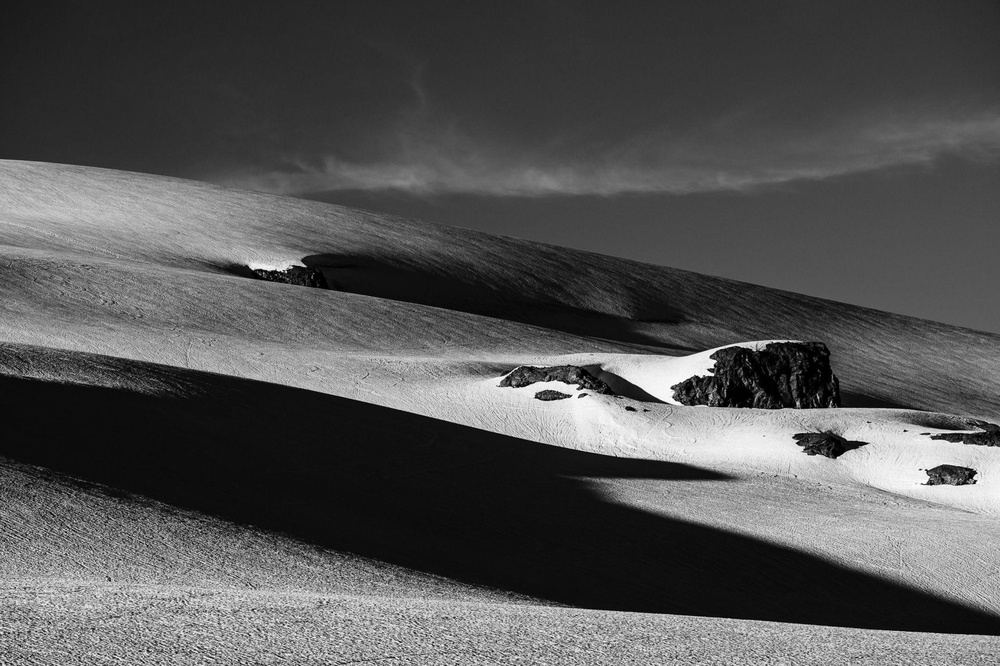
#> input picture Images/reference.jpg, 1000 x 666 px, shrunk from 2048 x 1363 before the run
$ python -i segmentation.py   (imports and definitions only)
#> lines starting #> are read from the running program, lines starting #| are printed output that depends on the picture; after the words box and inside, x2 and y2 are one past the last pixel; in counts of white or black regions, pixels touching at a corner belong together
#> further down, picture is the input picture: shape (666, 1000, 3); min 0, max 255, mean 84.3
import cv2
import numpy as np


class Segmentation:

    # [54 lines left out: functions threshold, region_growing, not called in this run]


    def watershed(self, image):

        img = image.copy()

        gray = cv2.cvtColor(img, cv2.COLOR_BGR2GRAY)

        _, thresh = cv2.threshold(
            gray,
            0,
            255,
            cv2.THRESH_BINARY + cv2.THRESH_OTSU
        )
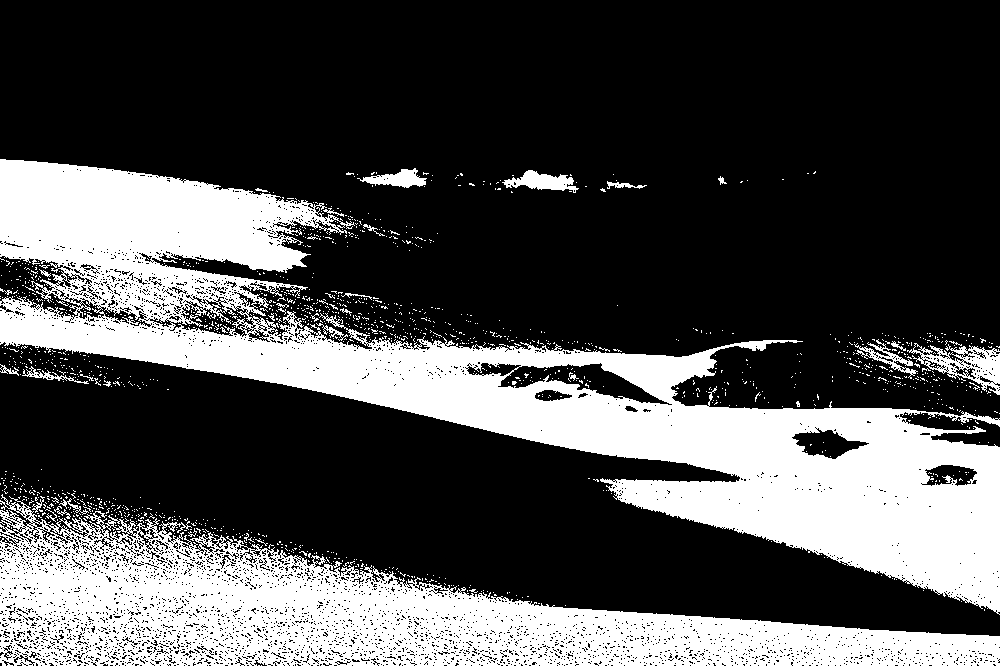
#> thresh: shape (666, 1000); 30.3% white; 1431 white regions (1397 under 20 px), largest, box (x1, y1, x2, y2) and area: (0, 159, 1000, 615) 121404, (0, 494, 1000, 666) 71361, (907, 343, 1000, 395) 1818

        kernel = np.ones((3, 3), np.uint8)

        opening = cv2.morphologyEx(
            thresh,
            cv2.MORPH_OPEN,
            kernel,
            iterations=2
        )
#> opening: shape (666, 1000); 23.2% white; 141 white regions (10 under 20 px), largest, box (x1, y1, x2, y2) and area: (0, 306, 1000, 612) 81988, (0, 557, 1000, 666) 35950, (0, 159, 308, 294) 25513

        sure_bg = cv2.dilate(opening, kernel, iterations=3)
#> sure_bg: shape (666, 1000); 29.2% white; 19 white regions, largest, box (x1, y1, x2, y2) and area: (0, 299, 1000, 615) 94498, (0, 554, 1000, 666) 63267, (0, 156, 315, 314) 31311

        dist = cv2.distanceTransform(
            opening,
            cv2.DIST_L2,
            5
        )

        _, sure_fg = cv2.threshold(
            dist,
            0.7 * dist.max(),
            255,
            0
        )
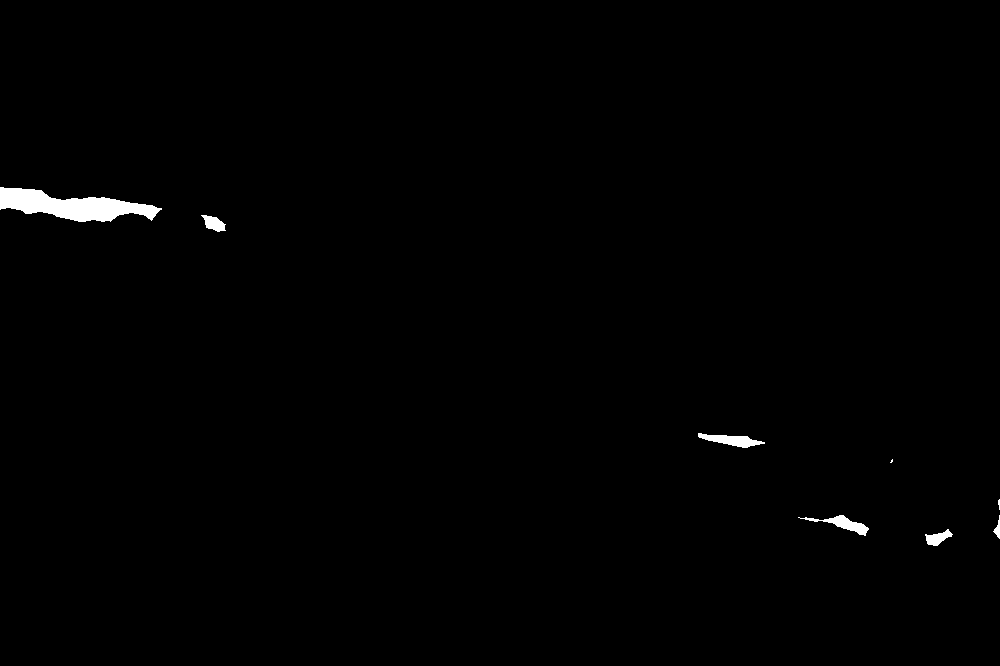
#> sure_fg: shape (666, 1000) float32; 0.69% white; 8 white regions (2 under 20 px), largest, box (x1, y1, x2, y2) and area: (0, 187, 162, 222) 3030, (698, 433, 765, 448) 498, (798, 515, 869, 536) 453, (201, 215, 226, 232) 249, (925, 529, 953, 546) 244, (993, 515, 1000, 539) 73

        sure_fg = np.uint8(sure_fg)

        unknown = cv2.subtract(sure_bg, sure_fg)
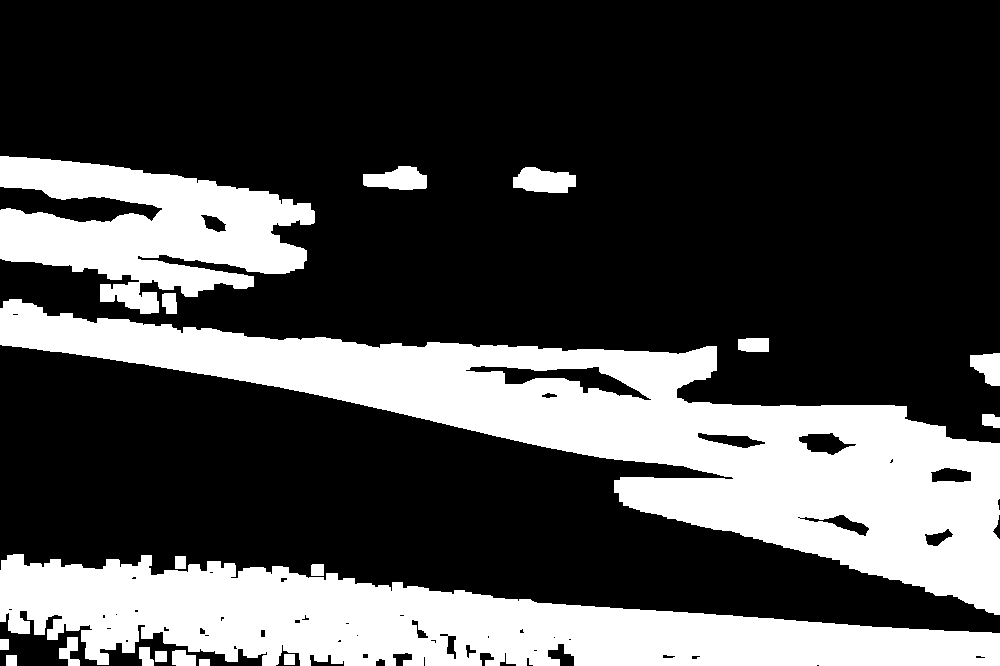
#> unknown: shape (666, 1000); 28.6% white; 19 white regions, largest, box (x1, y1, x2, y2) and area: (0, 299, 1000, 615) 93207, (0, 554, 1000, 666) 63267, (0, 156, 315, 314) 28032

        _, markers = cv2.connectedComponents(sure_fg)
#> markers: shape (666, 1000) int32; 9 distinct labels, from 0 to 8

        markers += 1
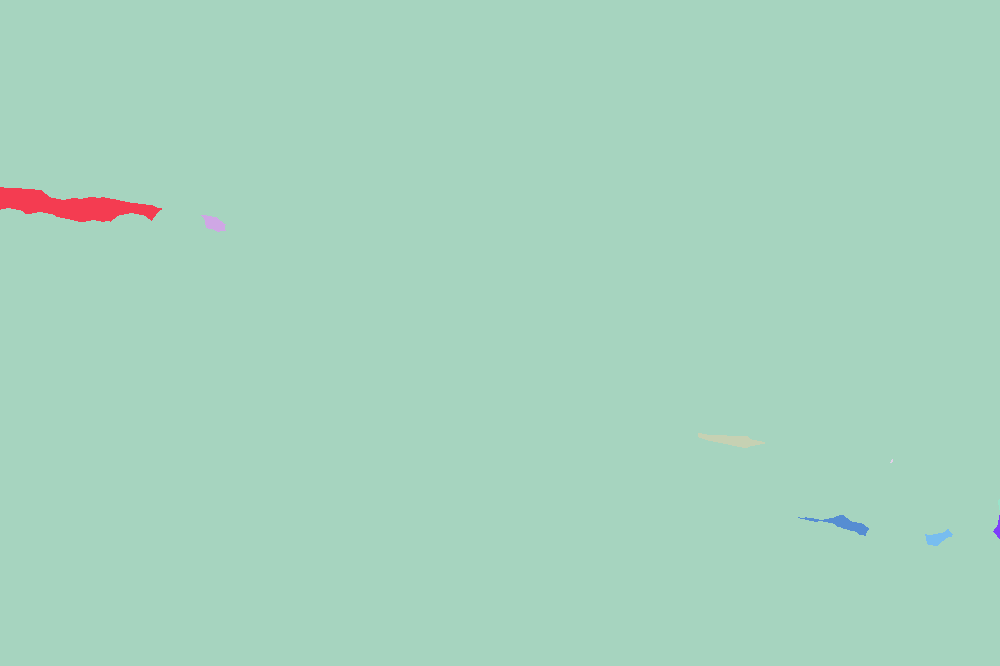
#> markers: shape (666, 1000) int32; 9 distinct labels, from 1 to 9; one colour per label, 0 black

        markers[unknown == 255] = 0
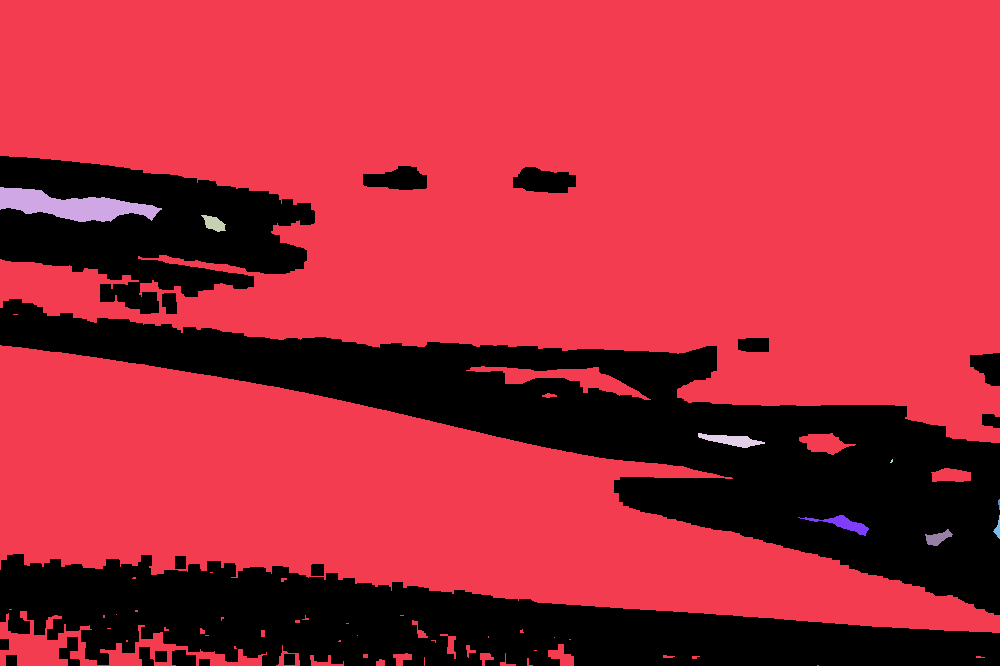
#> markers: shape (666, 1000) int32; 10 distinct labels, from 0 to 9; one colour per label, 0 black

        markers = cv2.watershed(img, markers)
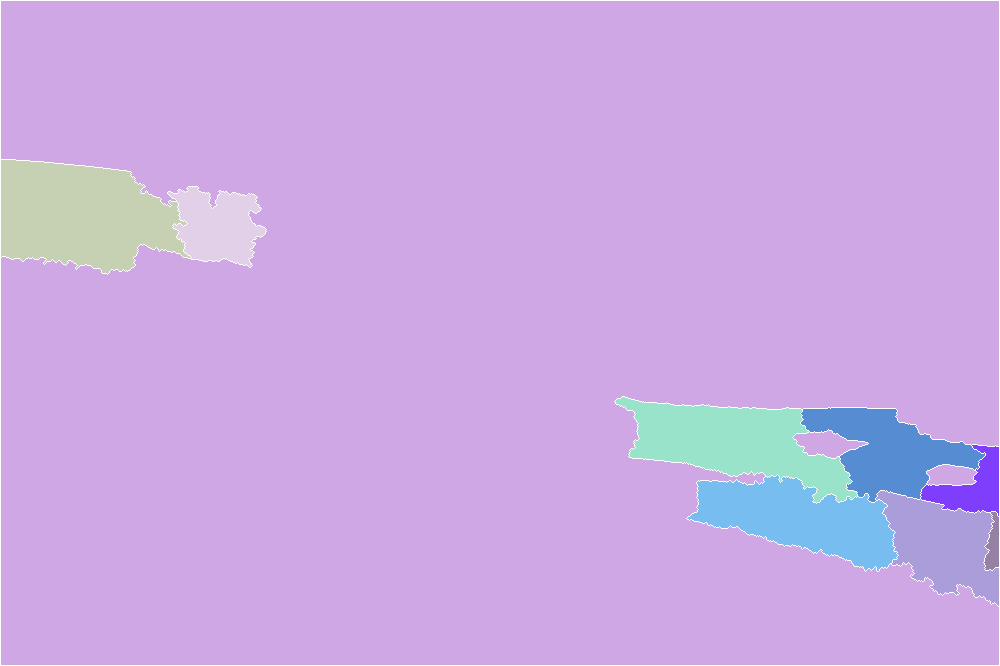
#> markers: shape (666, 1000) int32; 10 distinct labels, from -1 to 9; one colour per label, 0 black, -1 white

        img[markers == -1] = [0, 0, 255]
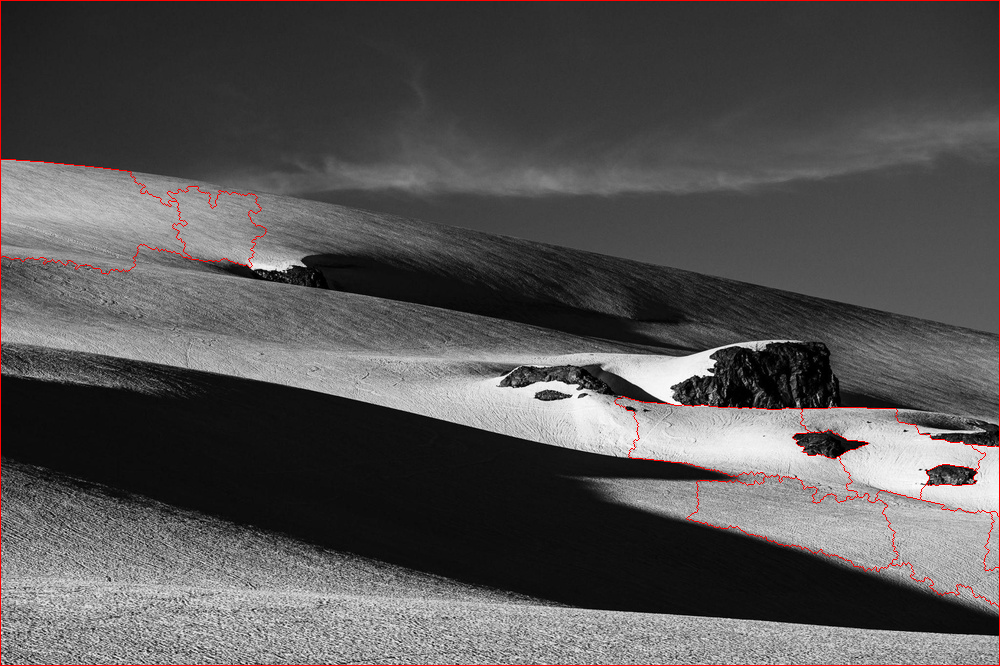
#> img: shape (666, 1000, 3); 0.92% of pixels changed, all inside (x1, y1, x2, y2) = (0, 0, 1000, 666)

        return img

>>> import cv2
>>> picture = cv2.imread('../Images/reference.jpg')
>>> result = Segmentation().watershed(picture)

$ run again, on Images/OIP.png
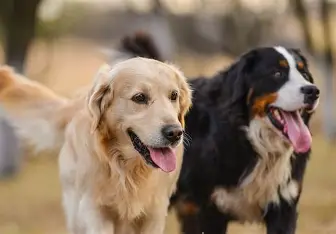
#> input picture Images/OIP.png, 336 x 234 px
#> picture is the input picture: shape (234, 336, 3); mean B, G, R 96.1, 116.9, 137.7
#> in watershed, `_, thresh = cv2.threshold( gray, 0, 255, cv2.THRESH_BINARY + cv2.THRES..`:
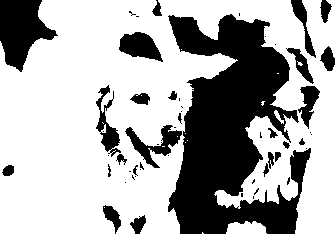
#> thresh: shape (234, 336); 67.5% white; 54 black regions (28 under 20 px), largest, box (x1, y1, x2, y2) and area: (168, 14, 311, 234) 17868, (0, 0, 58, 72) 2448, (125, 125, 182, 168) 835
#> opening: shape (234, 336); 66.2% white; 22 black regions (7 under 20 px), largest, box (x1, y1, x2, y2) and area: (125, 0, 320, 234) 20855, (0, 0, 58, 72) 2459, (96, 85, 127, 165) 876
#> sure_bg: shape (234, 336); 77.5% white; 18 black regions (7 under 20 px), largest, box (x1, y1, x2, y2) and area: (136, 18, 316, 234) 14610, (0, 0, 51, 66) 1942, (123, 36, 157, 56) 436
#> unknown: shape (234, 336); 74.9% white; 20 black regions (7 under 20 px), largest, box (x1, y1, x2, y2) and area: (136, 18, 316, 234) 14610, (0, 0, 51, 66) 1942, (0, 151, 64, 234) 1441
#> in watershed, `img[markers == -1] = [0, 0, 255]`:
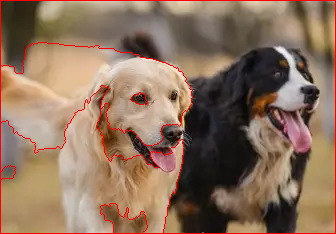
#> img: shape (234, 336, 3); 2.77% of pixels changed, all inside (x1, y1, x2, y2) = (0, 0, 336, 234)

$ run again, on Images/OIP1.png
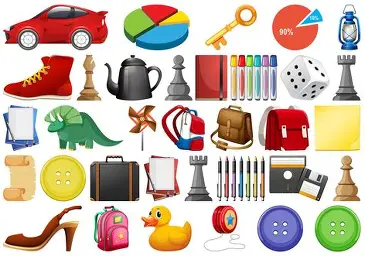
#> input picture Images/OIP1.png, 365 x 256 px
#> picture is the input picture: shape (256, 365, 3); mean B, G, R 172, 186.5, 204
#> in watershed, `_, thresh = cv2.threshold( gray, 0, 255, cv2.THRESH_BINARY + cv2.THRES..`:
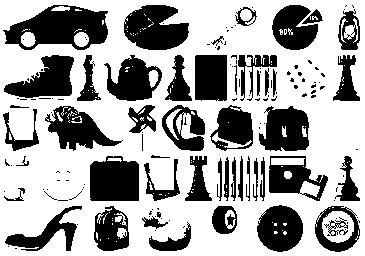
#> thresh: shape (256, 365); 64.6% white; 150 black regions (102 under 20 px), largest, box (x1, y1, x2, y2) and area: (3, 5, 108, 50) 2863, (124, 5, 189, 50) 2123, (90, 156, 139, 201) 1973
#> opening: shape (256, 365); 59.8% white; 57 black regions (23 under 20 px), largest, box (x1, y1, x2, y2) and area: (162, 55, 277, 151) 4932, (217, 156, 328, 201) 3097, (3, 5, 108, 50) 2992
#> sure_bg: shape (256, 365); 79.6% white; 44 black regions (11 under 20 px), largest, box (x1, y1, x2, y2) and area: (9, 9, 104, 41) 1843, (220, 164, 307, 195) 1523, (93, 159, 136, 198) 1489
#> in watershed, `img[markers == -1] = [0, 0, 255]`:
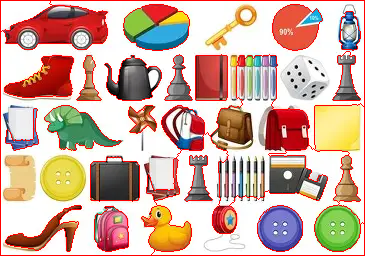
#> img: shape (256, 365, 3); 5.99% of pixels changed, all inside (x1, y1, x2, y2) = (0, 0, 365, 256)
